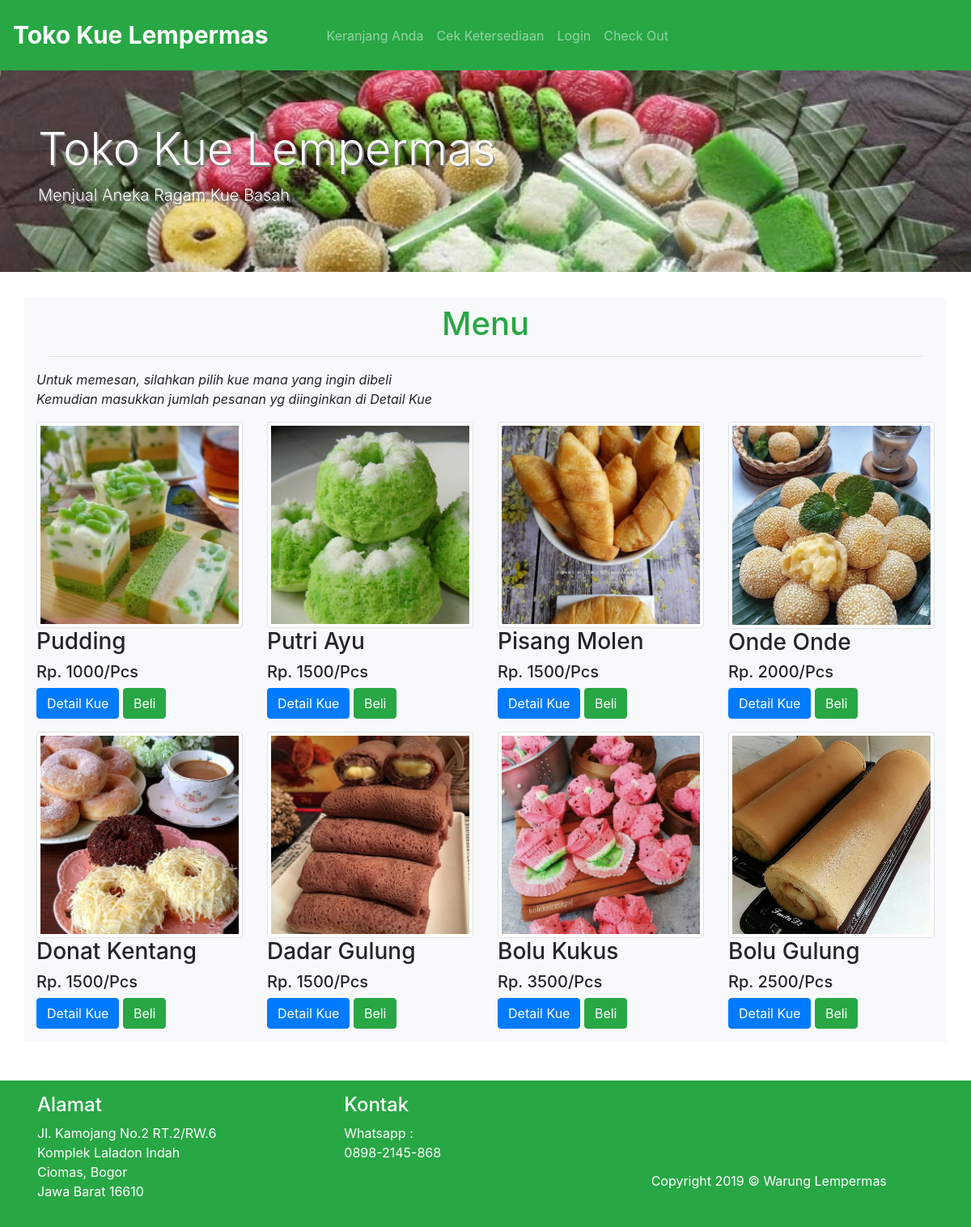
The page / on the database its author committed.
### tables this page shows
CREATE TABLE `kuebasah` (
  `id_produk` int(11) NOT NULL,
  `stok` int(11) NOT NULL,
  `nama` varchar(100) NOT NULL,
  `satuan` varchar(100) NOT NULL,
  `harga` int(11) NOT NULL,
  `gambar` varchar(100) NOT NULL
);

### functions.php (called while the page is built, shortened)
<?php
$conn = mysqli_connect("localhost", "root", "", "lempermas");
function query ($query) {
    global $conn;
    $result = mysqli_query($conn, $query);
    $rows = [];
    while ( $row = mysqli_fetch_assoc($result) ) {
        $rows[] = $row;
    }
    return $rows;
}
?>

### index.php (the view, shortened to what this page needs)
<?php
require 'functions.php';
$kuebasah = query("SELECT * FROM kuebasah ORDER BY id_produk DESC");
?>
<!doctype html>
<html lang="en">
<head>
    <link rel="stylesheet" href="css/bootstrap.min.css">
    <link rel="stylesheet" href="style/style.css">
</head>
<body>
    <section class="nav">
        <nav class="navbar navbar-expand-lg navbar-dark bg-success w-100 p-3">
            <a class="navbar-brand font-weight-bold" href="index.php">Toko Kue Lempermas</a>
            <div class="collapse navbar-collapse ml-5" id="navbarSupportedContent">
            <ul class="navbar-nav mr-auto">
                    <li class="nav-item">
                        <a class="nav-link" href="keranjang.php">Keranjang Anda</a>
                    </li>
                    <li class="nav-item">
                        <a class="nav-link" href="cekstok.php">Cek Ketersediaan</a>
                    </li>
                    <?php if (isset($_SESSION['pelanggan']) OR isset($_SESSION['admin'])) : ?>
                        <li class="nav-item">
                        <a class="nav-link" href="logout.php" onclick="return confirm('Apakah anda yakin ingin Logout?')">Logout</a>
                    </li>
                    <?php else: ?>
                    <li class="nav-item">
                        <a class="nav-link" href="login.php">Login</a>
                    </li>
                    <?php endif ?>
                    <?php if (isset($_SESSION['admin'])) : ?>
                        <li class="nav-item">
                        <a class="nav-link" href="admin.php">ADMIN</a>
                    </li>
                    <?php else: ?>
                    <li class="nav-item">
                    <a class="nav-link" href="checkout.php">Check Out</a>
                    </li>
                    <?php endif ?>
                </ul>
            </div>
        </nav>
    </section>
    <section class="about">
        <div class="jumbotron rounded-0">
            <div class="container">
                <h1 class="display-4">Toko Kue Lempermas</h1>
                <p class="lead">Menjual Aneka Ragam Kue Basah</p>
            </div>
        </div>
    </section>
    <section class="gallery">
        <div class="container bg-light mb-5">
            <div class="col pt-2 text-center">
                <h1 class="text-success">Menu</h1>
                <hr>
            </div>
            <p class="font-italic">Untuk memesan, silahkan pilih kue mana yang ingin dibeli<br>Kemudian masukkan jumlah pesanan yg diinginkan di Detail Kue</p>
            <div class="row">
                <?php foreach( $kuebasah as $row ) : ?>
                <div class="col-md-3 mb-3">
                    <div class="thumbnail">
                        <img src="img/<?= $row["gambar"];?>" class="img-fluid img-thumbnail" alt="">
                        <div class="caption">
                            <h3><?= $row["nama"];?></h3>
                            <h5>Rp. <?= $row["harga"];?>/<?= $row["satuan"];?></h5>
                            <a href="detail.php?id=<?= $row["id_produk"];?>" class="btn btn-primary">Detail Kue</a>
                            <a href="beli.php?id=<?= $row["id_produk"];?>" class="btn btn-success">Beli</a>
                        </div>
                    </div>
                </div>
                <?php endforeach; ?>
            </div>
        </div>
    </section>
    <footer class="bg-success text-white w-100 position-static">
        <div class="container p-3">
            <div class="row">
                <div class="col-sm-4">
                    <h4>Alamat</h4>
                    <p>Jl. Kamojang No.2
                        RT.2/RW.6<br>
                        Komplek Laladon Indah<br>
                        Ciomas, Bogor<br>
                        Jawa Barat 16610</p>
                </div>
                <div class="col-sm-4">
                    <h4>Kontak</h4>
                    <p>
                        Whatsapp :<br>
                        0898-2145-868
                    </p>
                </div>
                <div class="col-sm-4">
                    <p class="mt-5 pt-5">Copyright 2019 &copy; Warung Lempermas</p>
                </div>
            </div>
        </div>
    </footer>
</body>
</html>

### style/style.css (style rules this page uses)
.navbar-brand { font-size: 30px; }
.jumbotron { background-image: url("../img/template/kue_tradisional.jpg"); background-size: cover; color: white; }
.jumbotron .container { text-shadow: 2px 2px grey; }

### rows shown on the page
kuebasah: gambar (picture), nama "Pudding", harga "1000", satuan "Pcs"
kuebasah: gambar (picture), nama "Putri Ayu", harga "1500", satuan "Pcs"
kuebasah: gambar (picture), nama "Pisang Molen", harga "1500", satuan "Pcs"
kuebasah: gambar (picture), nama "Onde Onde", harga "2000", satuan "Pcs"
kuebasah: gambar (picture), nama "Donat Kentang", harga "1500", satuan "Pcs"
kuebasah: gambar (picture), nama "Dadar Gulung", harga "1500", satuan "Pcs"
kuebasah: gambar (picture), nama "Bolu Kukus", harga "3500", satuan "Pcs"
kuebasah: gambar (picture), nama "Bolu Gulung", harga "2500", satuan "Pcs"
